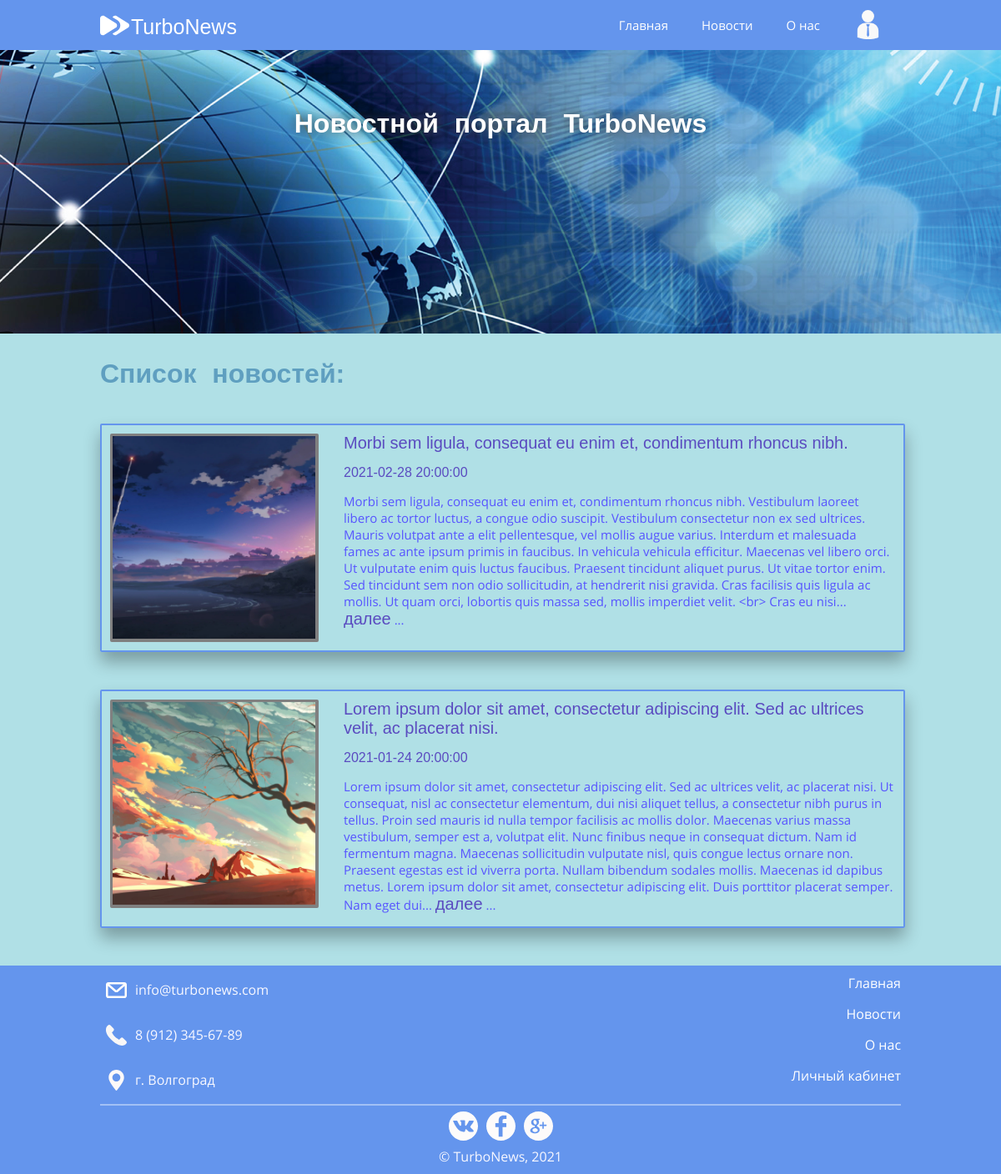
The page / on the database its author committed.
### tables this page shows
CREATE TABLE `news` (
  `news_id` int(11) NOT NULL,
  `news_title` mediumtext NOT NULL,
  `news_text` longtext NOT NULL,
  `news_image` mediumtext DEFAULT NULL,
  `news_date` timestamp NOT NULL DEFAULT current_timestamp(),
  `news_type` varchar(50) NOT NULL
);

### pages/main.php (the view, shortened to what this page needs)
<h1 id="mainTitle">Список новостей:</h1>
<?php
	require_once 'connection.php';
	$connectMainPage = mysqli_connect($hostname, $username, $password, $database)
		or die('Error' . mysqli_error($connectMainPage));
	mysqli_set_charset($connectMainPage, 'utf-8');
				?>
				<?php
	$queryMainLoad = "SELECT * FROM news ORDER BY news_date DESC";
	$loadMainPageNews = mysqli_query($connectMainPage, $queryMainLoad)
		or die('Error' . mysqli_error($connectMainPage));
	if($loadMainPageNews) {
		while($mainPageNews = mysqli_fetch_array($loadMainPageNews)) {
			$cutNewsText = $mainPageNews['news_text'];
			$currentNewsID = $mainPageNews['news_id'];
			$cutNewsText = substr($cutNewsText, 0, 660);
			$cutNewsText = rtrim($cutNewsText, "!,.-");
			$cutNewsText = substr($cutNewsText, 0, strrpos($cutNewsText, ' '));
			$readyCurrentNewsText = $cutNewsText . "... " . "<a href='index.php?page=openedNewsPage&NID=$currentNewsID' class='newsMoreBtn'>далее</a>" . " ...";
			if($mainPageNews['news_image'] != NULL) {
				?>
				<div class="newsContainerWithPhoto">
					<div class="newsImage">
						<a href="index.php?page=openedNewsPage&NID=<?php echo $mainPageNews['news_id']; ?>" class="newsMoreBtn">
							<img src="../images/newsPhotos/<?php echo $mainPageNews['news_image']; ?>">
						</a>
					</div>
					<div class="newsTitle">
						<a href="index.php?page=openedNewsPage&NID=<?php echo $mainPageNews['news_id']; ?>" class="newsMoreBtn">
							<?php echo $mainPageNews['news_title']; ?>
						</a>
					</div>
					<div class="newsDate">
						<?php echo $mainPageNews['news_date']; ?>
					</div>
					<div class="newsText">
						<?php echo $readyCurrentNewsText; ?>
					</div>
				</div>
				<?php
			}
		}
	}
?>

### index.php (shortened to what this page needs)
<!DOCTYPE html>
<html lang="ru">
<head>
	<link rel="stylesheet" type="text/css" href="styles/site.css">
</head>
<body>
	<?php
		require_once'connection.php';
	?>
	<header>
		<div id="inHeader">
			<div id="siteLogo">
				<a href="/"><img id="siteLogoButton" src="images/right-arrows.svg">
					<div id="logoTitle">TurboNews</div>
				</a>
			</div>
			<ul id="headerNavigation">
				<li><a href="/">Главная</a></li>
				<li>
					<a href="index.php?page=allNews">Новости</a>
				</li>
				<li><a href="index.php?page=about">О нас</a></li>
				<li>
					<?php if($_SESSION['user-log-id'] == 0) {
						?>
						<a href="index.php?page=loginPage"><img class="userPageButton" src="images/login.svg"></a><?php
					} else {
						?>
						<a href="index.php?page=userPage&<?php echo "user_id=" . $_SESSION['user-log-id']; ?>">
							<img class="userPageButton" src="images/login.svg">
						</a>
						<?php
					}
					?>
				</li>
			</ul>
		</div>
	</header>
	<?php
		$page = $_GET['page'];
		if(!isset($page)) {
			?>
			<div id="promoImage">
				<h1 id="promoText">Новостной портал TurboNews</h1>
			</div>
			<?php
		}
	?>
	<div id="content">
		<?php
			if(!isset($page)) {
				require('pages/main.php');
			} elseif($page == 'allNews') {
				require('pages/main.php');
			} elseif($page == 'worldNews') {
				require('pages/worldNews.php');
			} elseif($page == 'entertainmentNews') {
				require('pages/entertainmentNews.php');
			} elseif($page == 'techNews') {
				require('pages/techNews.php');
			} elseif($page == 'about') {
				require('pages/about.php');
			} elseif($page == 'userPage') {
				require('pages/userPage.php');
			} elseif($page == 'loginPage') {
				require('pages/loginPage.php');
			} elseif($page == 'registrationPage') {
				require('pages/registrationPage.php');
			} elseif($page == 'openedNewsPage') {
				require('pages/openedNewsPage.php');
			} elseif($page == 'succesReg') {
				require('pages/successRegistrationPage.php');
			} elseif($page == 'changePass') {
				require('pages/userChangePass.php');
			} elseif($page == 'userList') {
				require('pages/adminUserList.php');
			} elseif($page == 'updateUserType') {
				require('pages/userUpdateType.php');
			} elseif($page == 'addNewNews') {
				require('pages/addNewNews.php');
			} elseif($page == 'updCurrentNews')  {
				require('pages/updCurrentNews.php');
			} elseif($page == 'sendComplaint') {
				require('pages/sendComplaintPage.php');
			} elseif($page == 'complaintsList') {
				require('pages/complaintListPage.php');
			} else {
				require('pages/error.php');
			}
		?>
	</div>
	<footer>
		<div id="inFooter">
			<div id="contacts">
				<div class="contact">
					<img src="images/envelope.svg" class="contactIcons">
					info@turbonews.com
				</div>
				<div class="contact">
					<img src="images/phone.svg" class="contactIcons">
					8 (912) 345-67-89
				</div>
				<div class="contact">
					<img src="images/placeholder.svg" class="contactIcons">
					г. Волгоград
				</div>
			</div>
			<div id="footerNavigation">
				<a href="/">Главная</a>
				<a href="index.php?page=news">Новости</a>
				<a href="index.php?page=about">О нас</a>
				<?php
					if($_SESSION['user-log-id'] == 0) {
						?>
						<a href="index.php?page=loginPage">Личный кабинет</a>
						<?php
					} else {
						?>
						<a href="index.php?page=userPage&<?php echo "user_id=" . $_SESSION['user-log-id']; ?>">Личный кабинет</a>
						<?php
					}
				?>
			</div>
			<div id="specialContacts">
				<a href="https://vk.com/" target="_blank">
					<img src="images/vk-social-logotype.svg" class="social">
				</a>
				<a href="https://ru-ru.facebook.com/" target="_blank">
					<img src="images/facebook-logo.svg" class="social">
				</a>
				<a href="https://plus.google.com/discover?hl=ru" target="_blank">
					<img src="images/google-plus.svg" class="social">
				</a>
			</div>
			<div id="copyrights">&copy; TurboNews, 2021</div>
		</div>
	</footer>
</body>
</html>

### styles/site.css (style rules this page uses)
body, html { padding: 0; margin: 0; color: #F8F8FF; font-family: "OpenSans", sans-serif; background-color: #B0E0E6; }
header { position: fixed; background-color: #6495ED; top: 0; z-index: 100; width: 100%; margin-bottom: 50px; }
#siteLogoButton { display: block; width: 35px; height: 35px; align-items: center; float: left; margin-top: 8px; margin-right: 2px; }
#logoTitle { font-family: "Huntsman", sans-serif; float: left; margin-top: 2px; font-size: 25px; color: #fff; line-height: 50px; text-decoration: none; }
#inHeader { width: 80%; margin: 0 auto; height: 50px; padding: 5px 0; }
#headerNavigation { align-items: center; flex-direction: row; display: flex; height: 50px; float: right; }
.userPageButton { width: 35px; height: 35px; align-items: center; float: right; margin-top: 12px; margin-right: 2px; }
#headerNavigation a { display: block; font-family: "OpenSans", sans-serif; font-size: 15px; color: #fff; padding: 0 20px; height: 60px; line-height: 60px; text-decoration: none; }
ul { list-style: none; margin: 0; padding: 0; }
#content { width: 80%; margin: 0 auto; padding: 20px 0; margin-top: 50px; min-height: 650px; }
footer { float: left; width: 100%; height: 250px; background-color: #6495ED; margin-top: 20px; bottom: 0; position: relative; }
#inFooter { position: relative; width: 80%; margin: 0 auto; height: 100%; }
#copyrights { position: absolute; bottom: 10px; width: 100%; text-align: center; }
#specialContacts { padding-top: 7px; width: 100%; height: 35px; position: absolute; bottom: 40px; display: flex; flex-direction: row; justify-content: center; border-top: 2px solid rgba(255, 255, 255, 0.4); }
.social { width: 35px; height: 35px; margin: 0 5px; }
.contact { float: left; width: 100%; margin-bottom: 5px; line-height: 25px; margin-top: 10px; padding: 7px; }
.contactIcons { width: 25px; height: 25px; float: left; margin-right: 10px; }
#footerNavigation { position: absolute; padding: 0; right: 0; top: 10px; width: 135px; }
#footerNavigation a { display: block; text-align: right; color: #fff; margin-bottom: 15px; text-decoration: none; }
#promoImage { background: url('../images/newsBanner.png') no-repeat; width: 100%; height: 350px; background-size: cover; float: left; }
#promoText { float: left; width: 100%; text-align: center; margin-top: 80px; color: #fff; font-family: Exo, sans-serif; font-size: 2em; word-spacing: 10px; text-shadow: #3e3e3e 0 0 15px; }
#mainTitle { float: left; width: 100%; margin-top: 30px; font-family: Exo, sans-serif; font-size: 2em; word-spacing: 10px; color: #5F9FC0; }
.newsContainerWithPhoto { margin-top: 20px; float: left; width: 98%; min-height: 200px; padding: 10px; border: 2px solid #6495ED; border-radius: 2px 2px 2px 2px; margin-bottom: 25px; display: inline; position: relative; box-shadow: 0 12px 20px rgba(0, 0, 0, 0.3); }
.newsImage { margin-right: 30px; float: left; width: 250px; height: 250px; background-color: #808080; border-radius: 2px 2px 2px 2px; }
.newsImage img { width: 97%; height: 97%; padding: 3px; object-fit: cover; object-position: center; }
.newsMoreBtn { width: 100%; text-align: left; font-family: Exo, sans-serif; text-decoration: none; color: #5A4BC0; font-size: 20px; }
.newsDate { text-align: left; margin-top: 15px; margin-bottom: 15px; font-family: Exo, sans-serif; color: #5A4BC0; }
.newsText { font-family: OpenSans, sans-serif; color: #5754FF; font-size: 15px; margin-bottom: 5px; }

### rows shown on the page
news: news_image (picture), news_title "Morbi sem ligula, consequat eu enim et, condimentum rhoncus nibh.", news_date "2021-02-28 20:00:00", news_text "Morbi sem ligula, consequat eu enim et, condimentum rhoncus nibh. Vestibulum laoreet libero ac tortor luctus, a congue odio suscipit. Vestibulum consectetur non ex sed ultrices. Mauris volutpat ante a elit pellentesque, vel mollis augue varius. Interdum et malesuada fames ac ante ipsum primis in faucibus. In vehicula vehicula efficitur. Maecenas vel libero orci. Ut vulputate enim quis luctus faucibus. Praesent tincidunt aliquet purus. Ut vitae tortor enim. Sed tincidunt sem non odio sollicitudin, at hendrerit nisi gravida. Cras facilisis quis ligula ac mollis. Ut quam orci, lobortis quis massa sed, mollis imperdiet velit. <br> Cras eu nisi"
news: news_image (picture), news_title "Lorem ipsum dolor sit amet, consectetur adipiscing elit. Sed ac ultrices velit, ac placerat nisi.", news_date "2021-01-24 20:00:00", news_text "Lorem ipsum dolor sit amet, consectetur adipiscing elit. Sed ac ultrices velit, ac placerat nisi. Ut consequat, nisl ac consectetur elementum, dui nisi aliquet tellus, a consectetur nibh purus in tellus. Proin sed mauris id nulla tempor facilisis ac mollis dolor. Maecenas varius massa vestibulum, semper est a, volutpat elit. Nunc finibus neque in consequat dictum. Nam id fermentum magna. Maecenas sollicitudin vulputate nisl, quis congue lectus ornare non. Praesent egestas est id viverra porta. Nullam bibendum sodales mollis. Maecenas id dapibus metus. Lorem ipsum dolor sit amet, consectetur adipiscing elit. Duis porttitor placerat semper. Nam eget dui"
